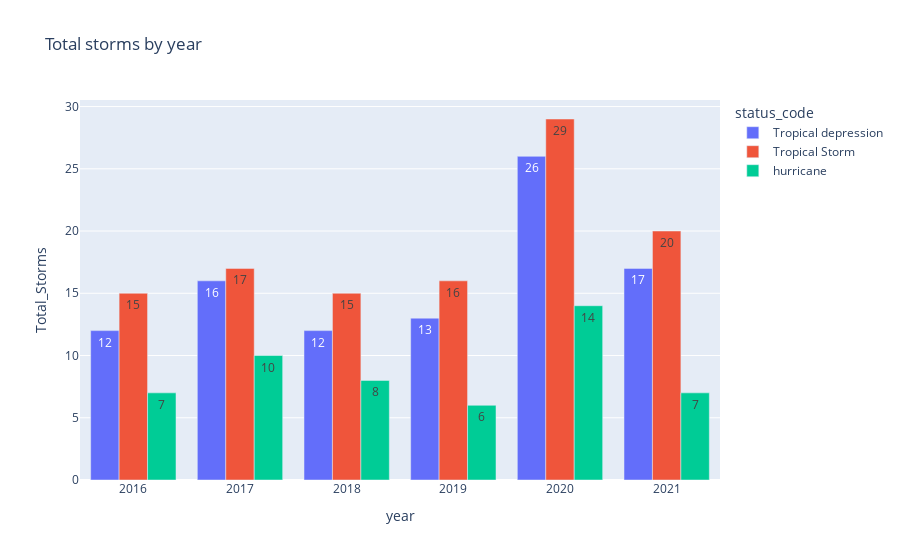

The notebook cell this image was saved under:
### Code cell
fig = px.bar(df_plot_y, x='year', y='Total_Storms', title= 'Total storms by year', barmode='group',color='status_code',text_auto=True)
newnames = {'1':'Tropical depression', '2': 'Tropical Storm', '3': 'hurricane'}
fig.for_each_trace(lambda t: t.update(name = newnames[t.name],
                                      legendgroup = newnames[t.name],
                                      hovertemplate = t.hovertemplate.replace(t.name, newnames[t.name])))

fig.show()

### Figure 1 — Plotly figure (JSON) as saved in the notebook; plotly's stock layout.template omitted (floating-point values rounded to 4 significant figures)
{"data": [{"alignmentgroup": "True", "hovertemplate": "status_code=Tropical depression<br>year=%{x}<br>Total_Storms=%{y}<extra></extra>", "legendgroup": "Tropical depression", "marker": {"color": "#636efa", "pattern": {"shape": ""}}, "name": "Tropical depression", "offsetgroup": "1", "orientation": "v", "showlegend": true, "textposition": "auto", "texttemplate": "%{y}", "type": "bar", "x": [2016, 2017, 2018, 2019, 2020, 2021], "xaxis": "x", "y": [12, 16, 12, 13, 26, 17], "yaxis": "y"}, {"alignmentgroup": "True", "hovertemplate": "status_code=Tropical Storm<br>year=%{x}<br>Total_Storms=%{y}<extra></extra>", "legendgroup": "Tropical Storm", "marker": {"color": "#EF553B", "pattern": {"shape": ""}}, "name": "Tropical Storm", "offsetgroup": "2", "orientation": "v", "showlegend": true, "textposition": "auto", "texttemplate": "%{y}", "type": "bar", "x": [2016, 2017, 2018, 2019, 2020, 2021], "xaxis": "x", "y": [15, 17, 15, 16, 29, 20], "yaxis": "y"}, {"alignmentgroup": "True", "hovertemplate": "status_code=hurricane<br>year=%{x}<br>Total_Storms=%{y}<extra></extra>", "legendgroup": "hurricane", "marker": {"color": "#00cc96", "pattern": {"shape": ""}}, "name": "hurricane", "offsetgroup": "3", "orientation": "v", "showlegend": true, "textposition": "auto", "texttemplate": "%{y}", "type": "bar", "x": [2016, 2017, 2018, 2019, 2020, 2021], "xaxis": "x", "y": [7, 10, 8, 6, 14, 7], "yaxis": "y"}], "layout": {"autosize": true, "barmode": "group", "legend": {"title": {"text": "status_code"}, "tracegroupgap": 0}, "title": {"text": "Total storms by year"}, "xaxis": {"anchor": "y", "autorange": true, "domain": [0, 1], "range": [2016.0, 2022.0], "title": {"text": "year"}, "type": "linear"}, "yaxis": {"anchor": "x", "autorange": true, "domain": [0, 1], "range": [0, 30.53], "title": {"text": "Total_Storms"}, "type": "linear"}}}
